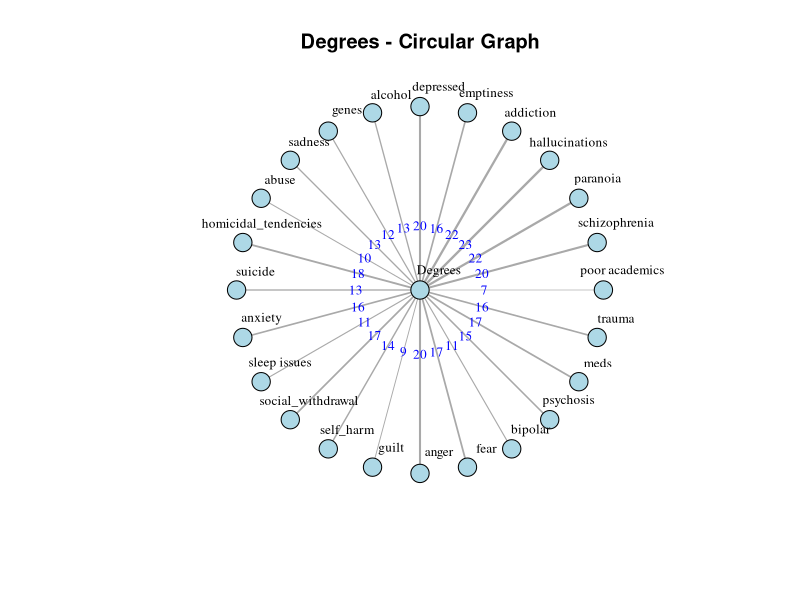

The R script that drew this image:
library(igraph)
library(dplyr)
library(tidyr)

#for the keywords without onset
keywords <- c("schizophrenia", "paranoia", "hallucinations", "addiction", 
              "emptiness", "depressed", "alcohol", "genes", 
              "sadness", "abuse", "homicidal_tendencies", "suicide", 
              "anxiety", "sleep issues", "social_withdrawal", "self_harm", 
              "guilt", "anger", "fear", "bipolar", 
              "psychosis", "meds", "trauma", "poor academics")

values <- c(20, 22, 23, 22, 16, 20, 13, 12, 13, 10, 18, 13, 16, 11, 17, 14, 9, 20, 17, 11, 15, 17, 16, 7)

edges <- unlist(lapply(keywords, function(keyword) c("Degrees", keyword)))
g <- graph_from_edgelist(matrix(edges, ncol = 2, byrow = TRUE), directed = FALSE)

E(g)$weight <- values #edge weight

# for circular structure
num_nodes <- length(keywords)
theta <- seq(0, 2*pi, length.out = num_nodes + 1)[-1]  # Angles for the nodes
layout <- cbind(cos(theta), sin(theta))  # Coordinates for the nodes in a circle


layout <- rbind(c(0, 0), layout)  

plot(g, 
     layout = layout, 
     vertex.size = 10,  
     vertex.label.cex = 0.8,  
     vertex.label.dist = 2, 
     vertex.label.color = "black", 
     vertex.color = "lightblue", 
     edge.width = E(g)$weight / 10,  
     edge.label = E(g)$weight, 
     edge.label.cex = 0.8, 
     edge.label.color = "blue", 
     main = "Degrees - Circular Graph")
